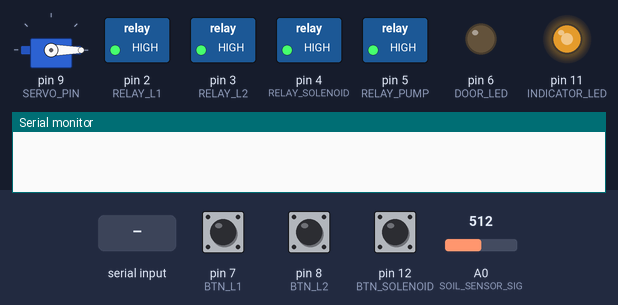
Simulated run of this sketch. Board: Arduino Uno, built with avr-gcc and run on an emulated ATmega328P. Shown: servo, switched loads named in the sketch (green lamp = pin HIGH), output pins drawn as LEDs (lit = HIGH), the last lines printed to the serial monitor. Inputs (shaded band) come from the test bench; at power-on: pin 7 (BTN_L1) HIGH, pin 12 (BTN_SOLENOID) HIGH, pin 8 (BTN_L2) HIGH, A0 (SOIL_SENSOR_SIG) = 512. Pins used as bus, display or sensor lines are not drawn.

Above: at 1.2 s.
1.3 s: pin 7 (BTN_L1) pulled LOW for 0.15 s
At 1.8 s:
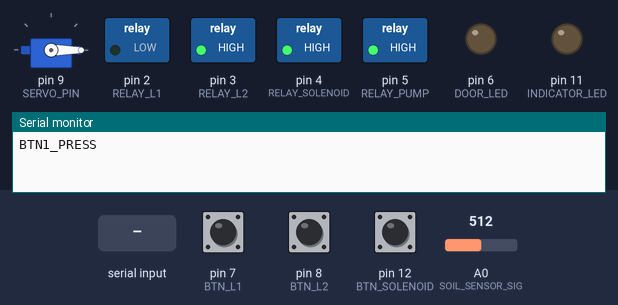
4.8 s: pin 12 (BTN_SOLENOID) pulled LOW for 0.15 s
At 5.3 s:
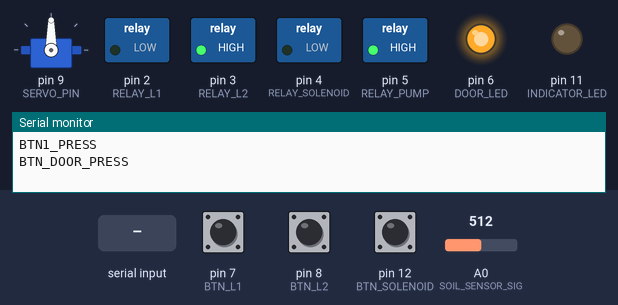
8.3 s: pin 8 (BTN_L2) pulled LOW for 0.15 s
At 10.15 s:
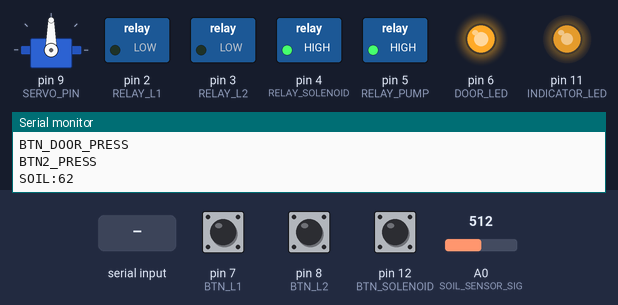
11.8 s: A0 (SOIL_SENSOR_SIG) set to 846
21.2 s: A0 (SOIL_SENSOR_SIG) set to 871
At 30.8 s:
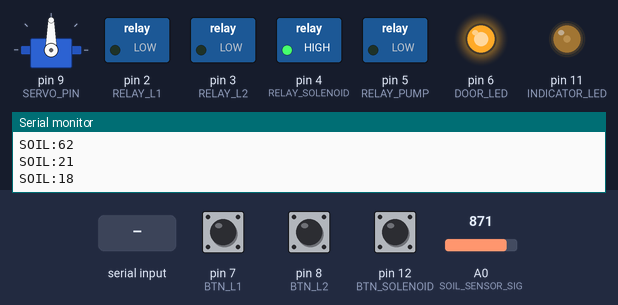
31.5 s: "L1_ON\n" received over Serial
Timing chart, 0 to 64.6 s (numbered marks = the images above; inputs shaded):
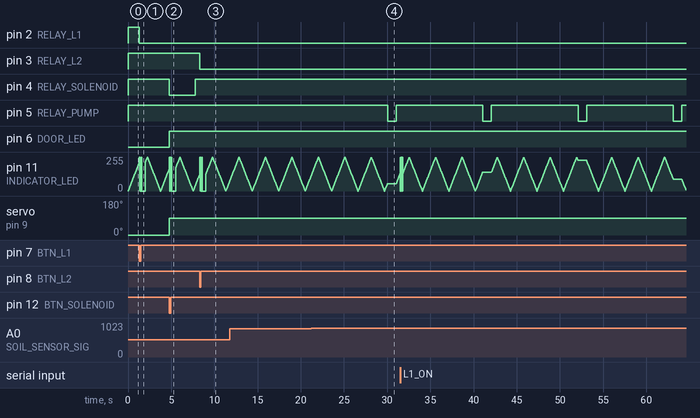

Measured:
- the behaviour switches between 858 and 859 on A0 (SOIL_SENSOR_SIG) (found by bisection; images 3 and 4)
- after the input at 1.3 s, pin 2 (RELAY_L1): HIGH → LOW at once
- after the input at 4.8 s, pin 4 (RELAY_SOLENOID): HIGH → LOW at once, → HIGH 3.0 s later; pin 6 (DOOR_LED): LOW → HIGH at once; servo on pin 9 (SERVO_PIN): 0° → 90° at once
- after the input at 8.3 s, pin 3 (RELAY_L2): HIGH → LOW at once
- after the input at 21.2 s, pin 5 (RELAY_PUMP): HIGH → LOW after 8.9 s, → HIGH 1.0 s later

The sketch:

Arduino_part.ino
```cpp
#include <Servo.h>

// --- Pin Definitions ---
const int RELAY_L1 = 2;
const int RELAY_L2 = 3;
const int RELAY_SOLENOID = 4;
const int RELAY_PUMP = 5;

const int BTN_L1 = 7;
const int BTN_L2 = 8;
const int BTN_SOLENOID = 12;

const int SOIL_SENSOR_SIG = A0;
const int SOIL_SENSOR_PWR = 13; // Power pin to prevent corrosion

const int SERVO_PIN = 9;
const int DOOR_LED = 6;
const int INDICATOR_LED = 11;

// --- Objects & Variables ---
Servo doorServo;
unsigned long lastSoilCheck = 0;
unsigned long doorOpenMillis = 0;
bool doorIsOpening = false;
bool doorPhysicalState = false;

int brightness = 0;
int fadeAmount = 5;
unsigned long lastLEDUpdate = 0;

void setup() {
  Serial.begin(9600);

  pinMode(RELAY_L1, OUTPUT);
  pinMode(RELAY_L2, OUTPUT);
  pinMode(RELAY_SOLENOID, OUTPUT);
  pinMode(RELAY_PUMP, OUTPUT);

  // Initialize Relays OFF (Active Low)
  digitalWrite(RELAY_L1, HIGH);
  digitalWrite(RELAY_L2, HIGH);
  digitalWrite(RELAY_SOLENOID, HIGH);
  digitalWrite(RELAY_PUMP, HIGH);

  pinMode(BTN_L1, INPUT_PULLUP);
  pinMode(BTN_L2, INPUT_PULLUP);
  pinMode(BTN_SOLENOID, INPUT_PULLUP);
  pinMode(DOOR_LED, OUTPUT);
  pinMode(INDICATOR_LED, OUTPUT);

  pinMode(SOIL_SENSOR_PWR, OUTPUT);
  digitalWrite(SOIL_SENSOR_PWR, LOW);

  doorServo.attach(SERVO_PIN);
  doorServo.write(0);
}

void loop() {
  handleSerialInput();
  handlePhysicalButtons();
  handleSoilAutomation();
  handleIndicatorLED();
  handleDoorTimer();
}

void handleSerialInput() {
  if (Serial.available() > 0) {
    flickerIndicator();
    String cmd = Serial.readStringUntil('\n');
    cmd.trim();

    if (cmd == "L1_ON")  digitalWrite(RELAY_L1, LOW);
    if (cmd == "L1_OFF") digitalWrite(RELAY_L1, HIGH);
    if (cmd == "L2_ON")  digitalWrite(RELAY_L2, LOW);
    if (cmd == "L2_OFF") digitalWrite(RELAY_L2, HIGH);

    if (cmd == "DR_OPEN")  openDoorSequence();
    if (cmd == "DR_CLOSE") closeDoorSequence();

    if (cmd == "PUMP_ON")  digitalWrite(RELAY_PUMP, LOW);
    if (cmd == "PUMP_OFF") digitalWrite(RELAY_PUMP, HIGH);
  }
}

void handlePhysicalButtons() {
  if (digitalRead(BTN_L1) == LOW) {
    digitalWrite(RELAY_L1, !digitalRead(RELAY_L1));
    Serial.println("BTN1_PRESS");
    flickerIndicator();
    delay(400);
  }

  if (digitalRead(BTN_L2) == LOW) {
    digitalWrite(RELAY_L2, !digitalRead(RELAY_L2));
    Serial.println("BTN2_PRESS");
    flickerIndicator();
    delay(400);
  }

  if (digitalRead(BTN_SOLENOID) == LOW) {
    if(!doorPhysicalState) openDoorSequence();
    else closeDoorSequence();

    Serial.println("BTN_DOOR_PRESS");
    flickerIndicator();
    delay(400);
  }
}

void handleSoilAutomation() {
  // Interval set to 10 seconds (10000ms)
  if (millis() - lastSoilCheck > 10000) {

    // Power on sensor, wait for stabilization, then read
    digitalWrite(SOIL_SENSOR_PWR, HIGH);
    delay(20);
    int rawValue = analogRead(SOIL_SENSOR_SIG);
    digitalWrite(SOIL_SENSOR_PWR, LOW); // Turn off immediately

    // Map values: 1023 (Dry) to 200 (Very Wet)
    int moisturePercent = map(rawValue, 1023, 200, 0, 100);
    moisturePercent = constrain(moisturePercent, 0, 100);

    // Send to ESP8266 for Blynk Gauge
    Serial.print("SOIL:");
    Serial.println(moisturePercent);

    // Trigger pump if below 20%
    if (moisturePercent < 20) {
      digitalWrite(RELAY_PUMP, LOW);
      delay(1000);
      digitalWrite(RELAY_PUMP, HIGH);
    }
    lastSoilCheck = millis();
  }
}

void openDoorSequence() {
  digitalWrite(RELAY_SOLENOID, LOW);
  doorServo.write(90);
  digitalWrite(DOOR_LED, HIGH);
  doorOpenMillis = millis();
  doorIsOpening = true;
  doorPhysicalState = true;
}

void closeDoorSequence() {
  doorServo.write(0);
  digitalWrite(DOOR_LED, LOW);
  digitalWrite(RELAY_SOLENOID, HIGH);
  doorIsOpening = false;
  doorPhysicalState = false;
}

void handleDoorTimer() {
  if (doorIsOpening && (millis() - doorOpenMillis > 3000)) {
    digitalWrite(RELAY_SOLENOID, HIGH);
    doorIsOpening = false;
  }
}

void handleIndicatorLED() {
  if (millis() - lastLEDUpdate >= 30) {
    brightness = brightness + fadeAmount;
    if (brightness <= 0 || brightness >= 255) fadeAmount = -fadeAmount;
    analogWrite(INDICATOR_LED, brightness);
    lastLEDUpdate = millis();
  }
}

void flickerIndicator() {
  for(int i=0; i<4; i++) {
    digitalWrite(INDICATOR_LED, HIGH); delay(40);
    digitalWrite(INDICATOR_LED, LOW);  delay(40);
  }
}
```
